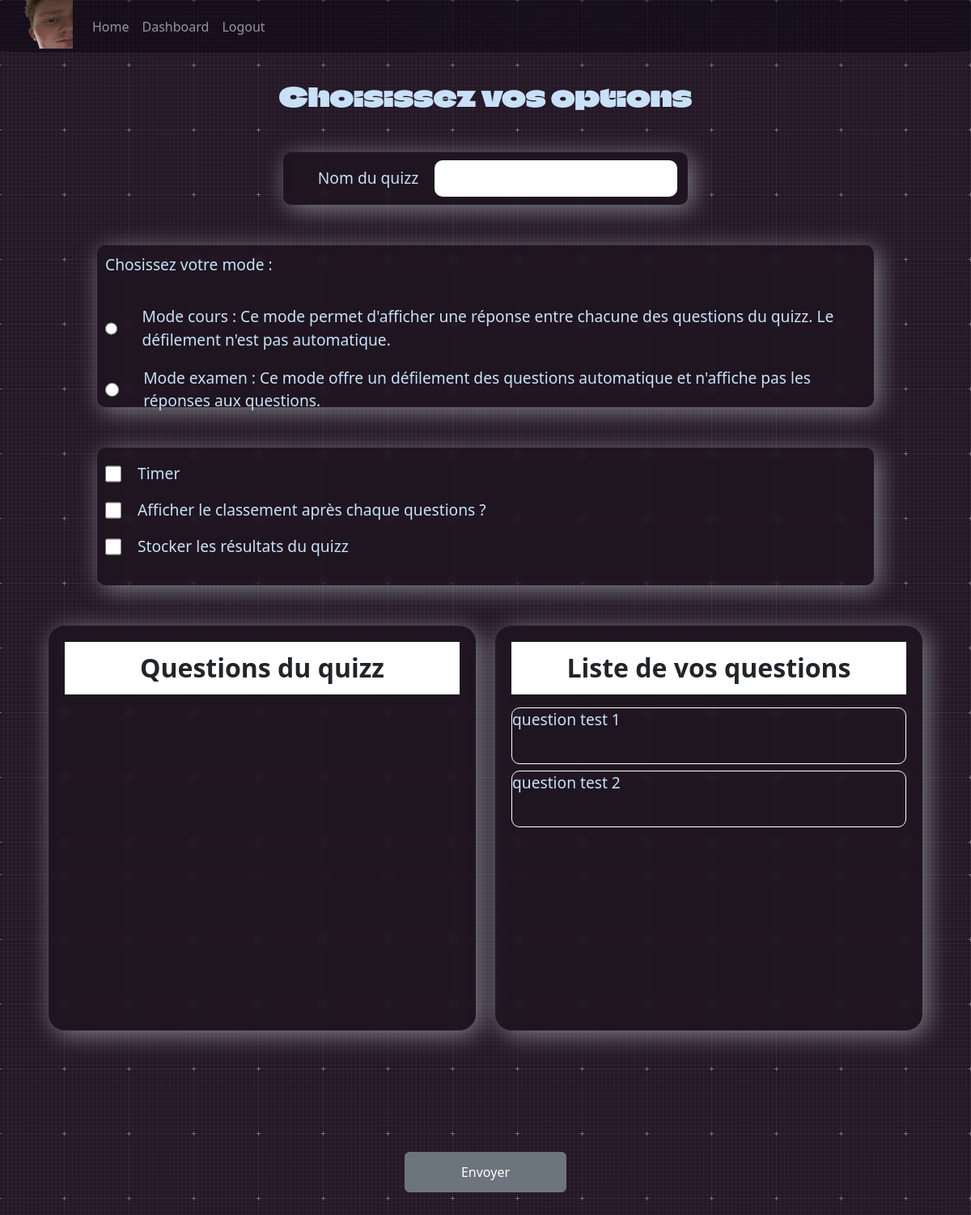
/creation-quizz/ (signed in), run on an earlier commit of the app's database.
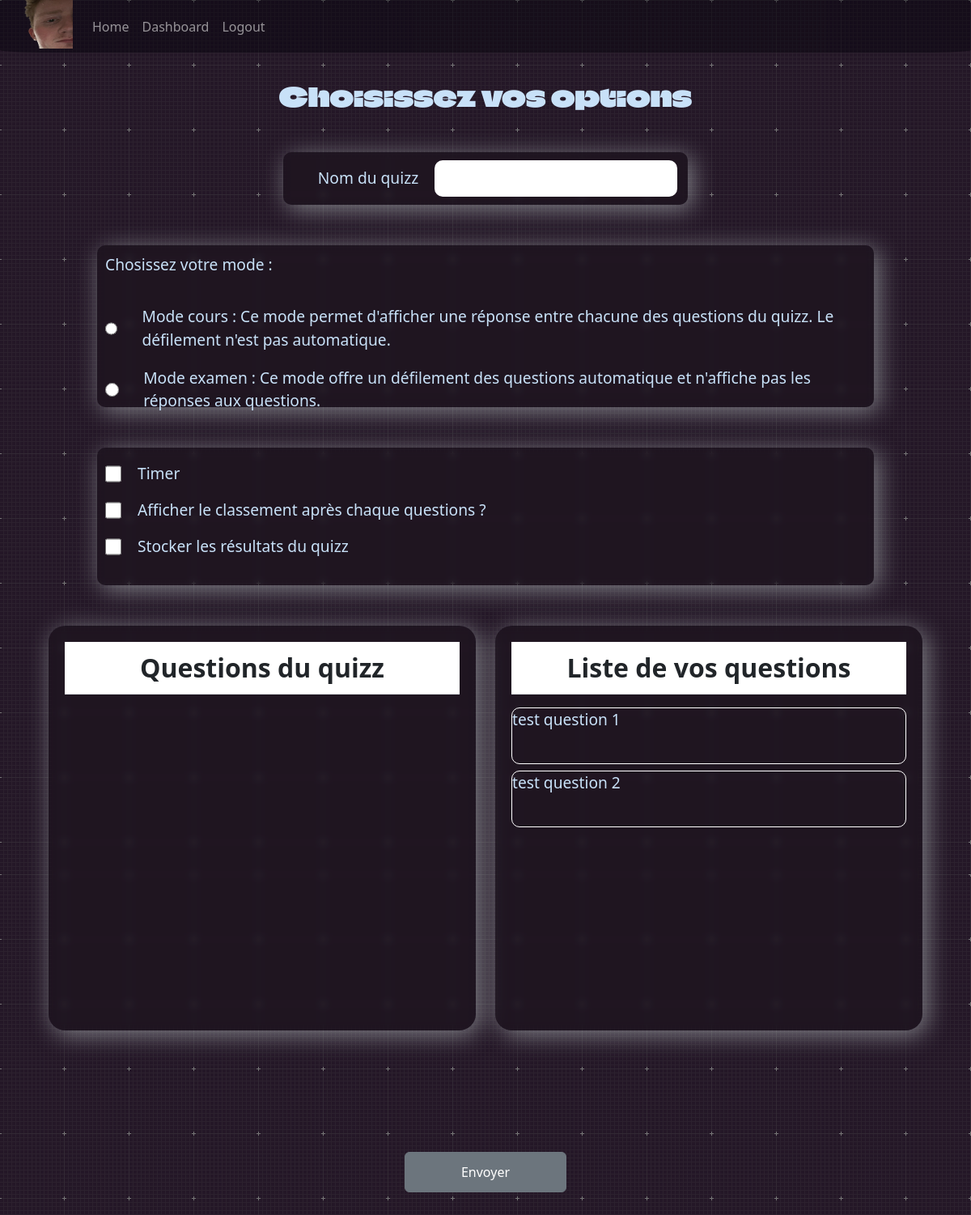
And on a later commit of the database.
### administrateur/models.py (models this page shows)
class Question(models.Model):
    pseudo = models.CharField(max_length=255)
    enonce = models.CharField(max_length=255)
    reponse1 = models.CharField(max_length=255, default='null')
    reponse2 = models.CharField(max_length=255, default='null')
    reponse3 = models.CharField(max_length=255, default='null')
    reponse4 = models.CharField(max_length=255, default='null')
    reponseVrai = models.CharField(max_length=255, default='null') #Si qcm
    reponse = models.CharField(max_length=255, default='null') #Si pas qcm
    qcm = models.BooleanField(default=False)
    numero = models.IntegerField(default=0) #ne sert à rien d 'autre que la simplification du processus de suppression de questions

### administrateur/views.py (the view)
# urls.py: path('creation-quizz/',creation_de_quizz, name='creation_de_quizz' ),
def creation_de_quizz(request):
    questions = Question.objects.all().filter(pseudo=str(request.user.username))
    for i in range(len(questions)):
        questions[i].numero = i
        questions[i].save()
    context = {
        "questions": questions
    }
    return render(request, "administrateur/creationQuizz.html", context)

### administrateur/templates/administrateur/creationQuizz.html (shortened to what this page needs)
{% load static %}
<!DOCTYPE html>
<html lang="fr">
<head>
    <link rel="stylesheet" href="{% static 'administrateur/css/creationQuizz.css' %}">
    <link href="https://cdn.jsdelivr.net/npm/bootstrap@5.3.0-alpha1/dist/css/bootstrap.min.css" rel="stylesheet">
</head>
<body>
    {% include 'OpenQuizz/navbarconnected.html' %}
    <div class="main">
        <div class="texte">
            <h1>Choisissez vos options</h1>
        </div>
    <div class="nomquizz">
        <div class="textename">
            <p>Nom du quizz</p>
            <input type="text" id="namequizz">
        </div>
    </div>
        <div class="options">
            <div class="mode">
                <div class="textemode">
                    <p>Chosissez votre mode :</p>
                </div>
                <div class="mode1">
                    <input type="radio" name="choix" required id="choix1">
                    <p>Mode cours : Ce mode permet d'afficher une réponse entre chacune des questions du quizz. Le défilement n'est pas automatique.</p>
                </div>
                <div class="mode2">
                    <input type="radio" name="choix" id="choix2">
                    <p>Mode examen : Ce mode offre un défilement des questions automatique et n'affiche pas les réponses aux questions.</p>
                </div>
            </div>
        </div>
        <div class="optionsModeC">
            <div class="container1">
                <div class="compteur_container">
                    <div class="compteur">
                        <input type="checkbox" name="time" class="timechoice" onchange="displaychangetime()">
                        <p>Timer</p>
                    </div>
                </div>
                <div class="classement">
                    <input type="checkbox" name="classement" id="classement">
                    <p>Afficher le classement après chaque questions ?</p>
                </div>
                <div class="stocker">
                    <input type="checkbox" name="stocker" id="stocker">
                    <p>Stocker les résultats du quizz</p>
                </div>
            </div>
        </div>
        <div class="all">
            <div class="gauche">
                <div class="tableau" >
                    <table id="table3" class="table">
                        <tr>
                            <th class="titre">Questions du quizz</th>
                        </tr>
                    </table>
                </div>
            </div>
            <div class="droite">
                 <div class="tableau">
                    <table id="table3" class="table">
                        <tr>
                            <th class="titre">Liste de vos questions</th>
                        </tr>
                    </table>
                 <div class="displayquestions">
                        {% for question in questions %}
                                <div class="questiond" id="{{question.numero}}question" onclick="changerDtoG()">
                                    <div class="texteq">
                                        <p class="{{question.numero}}">{{question.enonce}}</p>
                                    </div>
                                </div>
                        {% endfor %}
                 </div>
                </div>
            </div>
        </div>
    <div class="submit">
        <input id="submit" type="submit" value="Envoyer" class="btn btn-secondary ml-1">
        </div>
    </div>
</body>
</html>

What changed in the data, as far as the page shows it:
removed Question: enonce "question test 1"
removed Question: enonce "question test 2"
added Question: enonce "test question 1"
added Question: enonce "test question 2"
